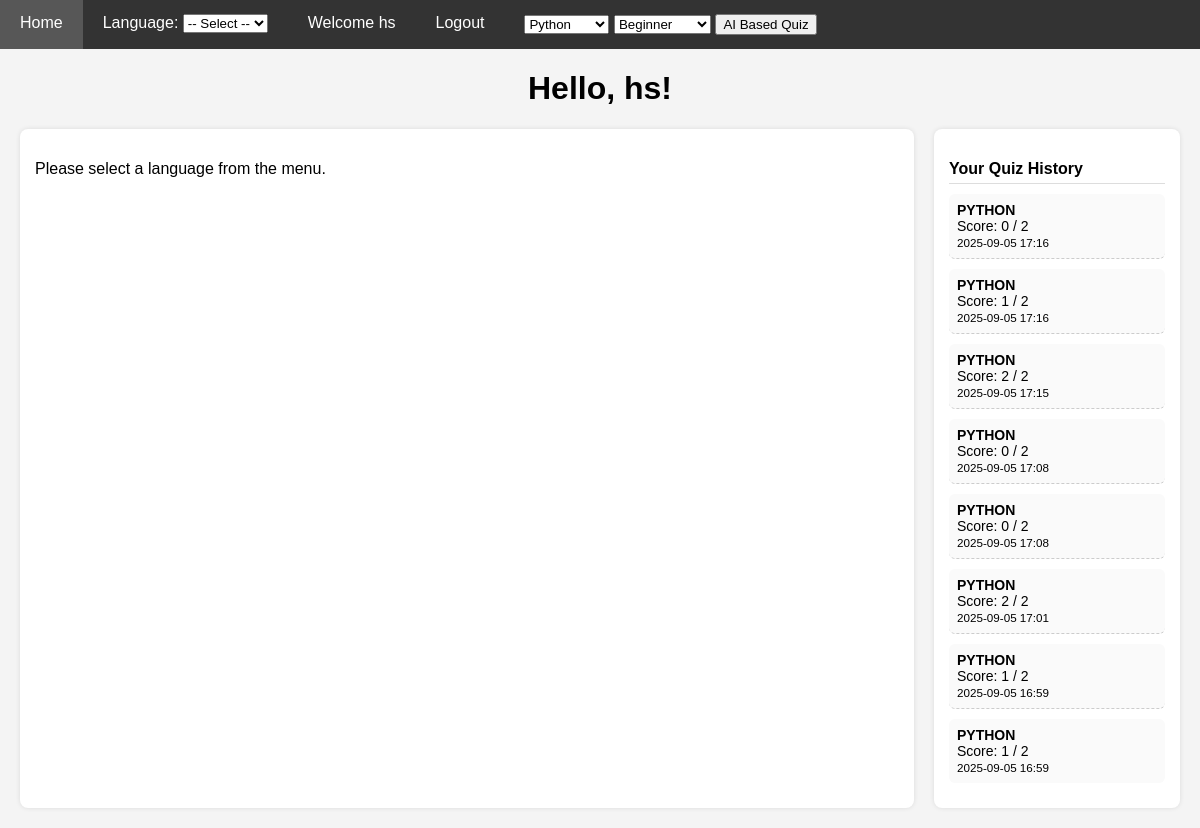
The app's page /quiz/quiz/ (signed in), older data.
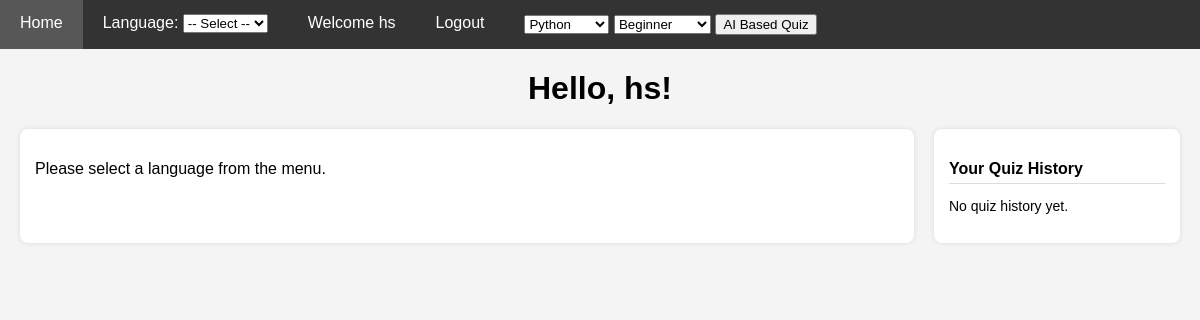
The same page, newer data.
### quiz/models.py (models this page shows, shortened)
class QuizHistory(models.Model):
    user = models.ForeignKey(User, verbose_name=_("User"), on_delete=models.CASCADE)
    score = models.IntegerField(_("Score"))
    date_taken = models.DateTimeField(_("Date Taken"), auto_now_add=True)
    detail=models.ForeignKey(Quiz,on_delete=models.CASCADE)

class Quiz(models.Model):
    LANGUAGE_OPTIONS = [
        ('PYTHON', 'Python'),
        ('JAVASCRIPT', 'JavaScript'),
        ('C','C')
    ]
    language = models.CharField(
        max_length=20,
        choices=LANGUAGE_OPTIONS,
        default='PYTHON'
    )
    questions = models.JSONField()

### quiz/views.py (the view, shortened to what this page needs)
# urls.py: path("quiz/", views.take_quiz, name="take_quiz"),                # no language → ask to select
@login_required
def take_quiz(request, language=None):
    history = QuizHistory.objects.filter(user=request.user).order_by("-date_taken")[:20]
    if not language:  # no language selected yet
        return render(request, "home.html", {"quiz": None, "history": history})

### templates/Home.html (shortened to what this page needs)
<!DOCTYPE html>
{% load static %}
<html lang="en">
<head>
  <link rel="stylesheet" href="{% static 'form.css' %}">
</head>
<body>
  {% include 'navbar.html' %}
  <center>
    {% if user.is_authenticated %}
      <h1>Hello, {{ user.username }}!</h1>
    {% else %}
      <h1>Hello, Guest!</h1>
    {% endif %}
  </center>
<div class="main-container">
  <div class="quiz-section">
    {% block main %}
      {% if user.is_authenticated %}
        {% if quiz %}
          {% if show_result %}
            {% include "quiz_result.html" %}
          {% else %}
            {% include "quiz_take.html" %}
          {% endif %}
        {% elif no_quiz %}
          <p>No quiz available for this language.</p>
        {% else %}
          <p>Please select a language from the menu.</p>
        {% endif %}
      {% else %}
        <p>First Login for the quiz</p>
      {% endif %}
    {% endblock main %}
  </div>
  {% include "history.html" %}
</div>
</body>
</html>

### templates/navbar.html (shortened to what this page needs)
{% load static %}
<link rel="stylesheet" href="{% static 'nav.css' %}">
{% block navbar %}
<ul class="navbar">
    <li><a href="{% url 'home' %}">Home</a></li>
    {% if user.is_authenticated %}
       <li>
  <label for="lang-select">Language:</label>
  <select id="lang-select" onchange="if(this.value) window.location.href=this.value;">
    <option value="">-- Select --</option>
  </select>
</li>
        <li>Welcome {{ user.username }}</li>
        <li><a href="{% url 'logout' %}">Logout</a></li>
        <li>
  <form method="get" action="">
    <select id="lang" name="language">
      <option value="Python">Python</option>
    </select>
    <select id="lvl" name="level">
      <option value="beginner" selected>Beginner</option>
    </select>
    <button type="button" onclick="
  const lang = document.getElementById('lang').value;
  const lvl = document.getElementById('lvl').value;
  window.location.href = `{% url 'ai_quiz' 'LANG' 'LEVEL' %}`
    .replace('LANG', lang)
    .replace('LEVEL', lvl);
">AI Based Quiz</button>
  </form>
</li>
    {% else %}
        <li><a href="{% url 'login' %}">Login</a></li>
        <li><a href="{% url 'register' %}">Register</a></li>
    {% endif %}
</ul>
{% endblock navbar %}

### templates/history.html
<div class="history-section">
  <h3>Your Quiz History</h3>
  {% if history %}
    {% for h in history %}
      <div class="history-item">
        <strong>{{ h.detail.language }}</strong><br>
        Score: {{ h.score }} / {{ h.detail.questions|length }}<br>
        <small>{{ h.date_taken|date:"Y-m-d H:i" }}</small>
      </div>
    {% endfor %}
  {% else %}
    <p>No quiz history yet.</p>
  {% endif %}
</div>

### static/nav.css (style rules this page uses)
.navbar { list-style: none; margin: 0; padding: 0; display: flex; background-color: #333; }
.navbar li { color: white; padding: 14px 20px; cursor: pointer; }
.navbar li a { color: white; text-decoration: none; display: block; }

### templates/Home.html (style rules this page uses)
body { margin: 0; font-family: Arial, sans-serif; background: #f4f4f4; }
.main-container { display: flex; gap: 20px; margin: 20px; }
.quiz-section { flex: 4; background: #fff; padding: 15px; border-radius: 8px; box-shadow: 0 0 5px rgba(0,0,0,0.1); }
.history-section { flex: 1; background: #fff; padding: 15px; border-radius: 8px; box-shadow: 0 0 5px rgba(0,0,0,0.1); font-size: 14px; overflow-y: auto; max-height: 90vh; }
.history-section h3 { margin-bottom: 10px; font-size: 16px; border-bottom: 1px solid #ddd; padding-bottom: 5px; }

Row changes from the older to the newer data that the page shows:
removed QuizHistory: detail.language "PYTHON", score "0", detail.questions|length "2", date_taken "2025-09-05 17:16"
removed QuizHistory: detail.language "PYTHON", score "1", detail.questions|length "2", date_taken "2025-09-05 17:16"
removed QuizHistory: detail.language "PYTHON", score "2", detail.questions|length "2", date_taken "2025-09-05 17:15"
removed QuizHistory: detail.language "PYTHON", score "0", detail.questions|length "2", date_taken "2025-09-05 17:08"
removed QuizHistory: detail.language "PYTHON", score "0", detail.questions|length "2", date_taken "2025-09-05 17:08"
removed QuizHistory: detail.language "PYTHON", score "2", detail.questions|length "2", date_taken "2025-09-05 17:01"
removed QuizHistory: detail.language "PYTHON", score "1", detail.questions|length "2", date_taken "2025-09-05 16:59"
removed QuizHistory: detail.language "PYTHON", score "1", detail.questions|length "2", date_taken "2025-09-05 16:59"
Text that changed along with them:
text now shown: "No quiz history yet."
